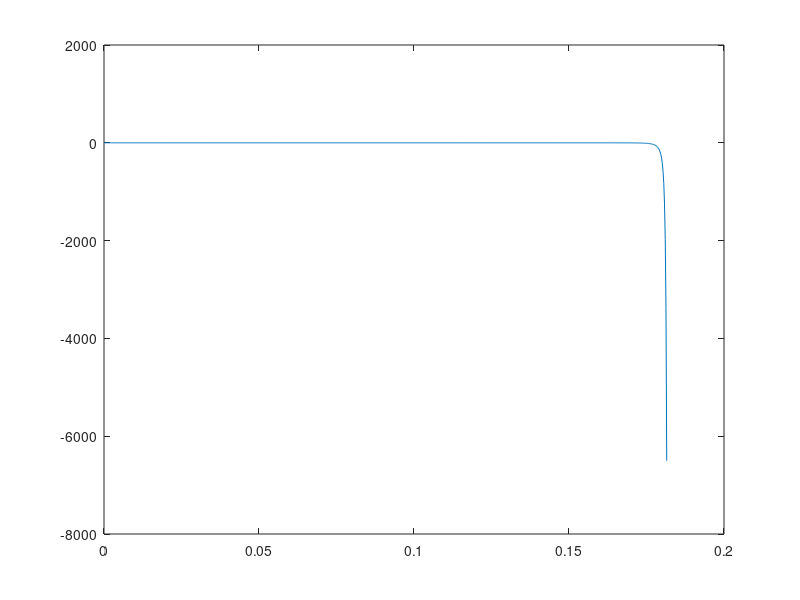

Write the MATLAB code that produced this figure. (Note: this script raises an error after producing the figure.)
clear
format long

% this is the main script to run to calculate the electron wavefunctions in
% the radial direction. It is a transfer matrix method using Bessel
% functions as the basis functions. Related references include: 
% [1] Quantum wells wires and dots, by P. Harrison 
% [2] Electron energy spectrum in cylindrical quantum dots and rods: 
% approximation of separation of variables

% constants
hbar = 1.054571628e-34;
eV = 1.602177e-19;
m0 = 9.109389e-31;

% m is the order of Bessel function
m = 6; % !!!! typically I calculate for m=0,1,2
filename = ['radial_m',num2str(m),'_e.mat']

% structural parameters 
dr = 1e-10;
r = dr:dr:35e-9; %don't start at r=0 to avoid possible singularities with bessel functions 

Al_mole_fraction = 0.2; 
delV_CB = 0.65*(1.36+0.22*Al_mole_fraction)*Al_mole_fraction*eV;

U = [0 delV_CB];

mb = (0.067 + 0.083*Al_mole_fraction)*m0;
mw = (0.067)*m0;

e_mass = [mw mb];
bw = [25].*1e-9; %!!!!!!!!!!!!!!!!!!!!!!!!! radius of QD, in [m]  

trialE = linspace(0.0001*eV,max(U)-0.001*eV,769);
M22 = zeros(1,length(trialE));

for ii = 1:length(trialE)
    
    if trialE(ii) > U(1) 
        k = sqrt(2*e_mass(1)*(trialE(ii)-U(1)))/hbar;
        dJ = 0.5*(besselj(m-1,k*bw(1)) - besselj(m+1,k*bw(1)));
        dY = 0.5*(bessely(m-1,k*bw(1)) - bessely(m+1,k*bw(1)));
        
        M1 = [besselj(m,k*bw(1)) bessely(m,k*bw(1));
              (k/e_mass(1))*dJ   (k/e_mass(1))*dY];
            
    elseif trialE(ii) < U(1)
        k = sqrt(-2*e_mass(1)*(trialE(ii)-U(1)))/hbar;
        dI = 0.5*(besseli(m-1,k*bw(1)) + besseli(m+1,k*bw(1)));
        dK = -0.5*(besselk(m-1,k*bw(1)) + besselk(m+1,k*bw(1)));
        
        M1 = [besseli(m,k*bw(1)) besselk(m,k*bw(1));
              (k/e_mass(1))*dI   (k/e_mass(1))*dK];
    end 
    invM1 = (1/(M1(1,1)*M1(2,2)-M1(1,2)*M1(2,1))).* [M1(2,2) -M1(1,2); -M1(2,1) M1(1,1)]; 
    
    k = sqrt(-2*e_mass(2)*(trialE(ii)-U(2)))/hbar;
    dI = 0.5*(besseli(m-1,k*bw(1)) + besseli(m+1,k*bw(1)));
    dK = -0.5*(besselk(m-1,k*bw(1)) + besselk(m+1,k*bw(1)));
    M2 = [besseli(m,k*bw(1)) besselk(m,k*bw(1));
              (k/e_mass(2))*dI   (k/e_mass(2))*dK];
    
    M = invM1*M2; 
    M22(ii) = M(2,2);
end

figure
plot(trialE./eV, M22)

% find the zeros of M22
index = find(M22(1:end-1).*M22(2:end)<0); 
eigenE = trialE(index); 
EminusV = repmat(eigenE',1,length(U)) - repmat(U,length(eigenE),1);

% remove those that are too close to potential value 
eigenE( abs(EminusV) < 1e-3*eV ) = [];
index( abs(EminusV) < 1e-3*eV ) = [];

for n = 1:length(eigenE) 
    eigenE(n) = bisectionMethod(M22(index(n)), M22(index(n)+1),trialE(index(n)), trialE(index(n)+1), (10^-16)*eV , e_mass, U,m, bw);
end 

A = 1; B = 0; 
Phi = zeros(length(eigenE), length(r));
for ii = 1:length(eigenE)
    if eigenE(ii) > U(1) 
        k = sqrt(2*e_mass(1)*(eigenE(ii)-U(1)))/hbar;
        dJ = 0.5*(besselj(m-1,k*bw(1)) - besselj(m+1,k*bw(1)));
        dY = 0.5*(bessely(m-1,k*bw(1)) - bessely(m+1,k*bw(1)));
        
        M1 = [besselj(m,k*bw(1)) bessely(m,k*bw(1));
              (k/e_mass(1))*dJ   (k/e_mass(1))*dY];
            
    elseif eigenE(ii) < U(1)
        k = sqrt(-2*e_mass(1)*(eigenE(ii)-U(1)))/hbar;
        dI = 0.5*(besseli(m-1,k*bw(1)) + besseli(m+1,k*bw(1)));
        dK = -0.5*(besselk(m-1,k*bw(1)) + besselk(m+1,k*bw(1)));
        
        M1 = [besseli(m,k*bw(1)) besselk(m,k*bw(1));
              (k/e_mass(1))*dI   (k/e_mass(1))*dK];
    end 
    
    k = sqrt(-2*e_mass(2)*(eigenE(ii)-U(2)))/hbar;
    dI = 0.5*(besseli(m-1,k*bw(1)) + besseli(m+1,k*bw(1)));
    dK = -0.5*(besselk(m-1,k*bw(1)) + besselk(m+1,k*bw(1)));
    M2 = [besseli(m,k*bw(1)) besselk(m,k*bw(1));
              (k/e_mass(2))*dI   (k/e_mass(2))*dK];

    
     invM2 = (1/(M2(1,1)*M2(2,2)-M2(1,2)*M2(2,1))).* [M2(2,2) -M2(1,2); -M2(2,1) M2(1,1)]; 
     vec = invM2*M1*[A;B];
     C = vec(1); D = vec(2); 
     


    if eigenE(ii) > U(1)
        k = sqrt( 2*e_mass(1)*(eigenE(ii)-U(1)))/hbar;
        Phi(ii,r<=bw(1)) = A.*besselj(m,k.*r(r<=bw(1)));
    else
        k = sqrt(-2*e_mass(1)*(eigenE(ii)-U(1)))/hbar;
        Phi(ii,r<=bw(1)) = A.*besseli(m,k.*r(r<=bw(1)));
    end 
    
    k = sqrt(-2*e_mass(2)*(eigenE(ii)-U(2)))/hbar;
    Phi(ii,r>bw(1) ) = C.*besseli(m,k.*r(r>bw(1) )) + ... 
                       D.*besselk(m,k.*r(r>bw(1)));

    Phi(ii,:) = Phi(ii,:)./sqrt(sum(r.*Phi(ii,:).^2)*dr);
end


Vcrystal = zeros(1,length(r)); 
Vcrystal(r<=bw(1)) = U(1); 
Vcrystal(r>bw(1)) = U(2); 

% plot the solution
figure
hold on
for ii = 1:length(eigenE)
    plot(r.*1e9, 1e-9.*Phi(ii,:) + eigenE(ii)/eV,'--')
end
plot(r.*1e9, Vcrystal./eV,'k')
xlabel('r (nm)')
ylabel('Energy (eV)')

save(filename) 

